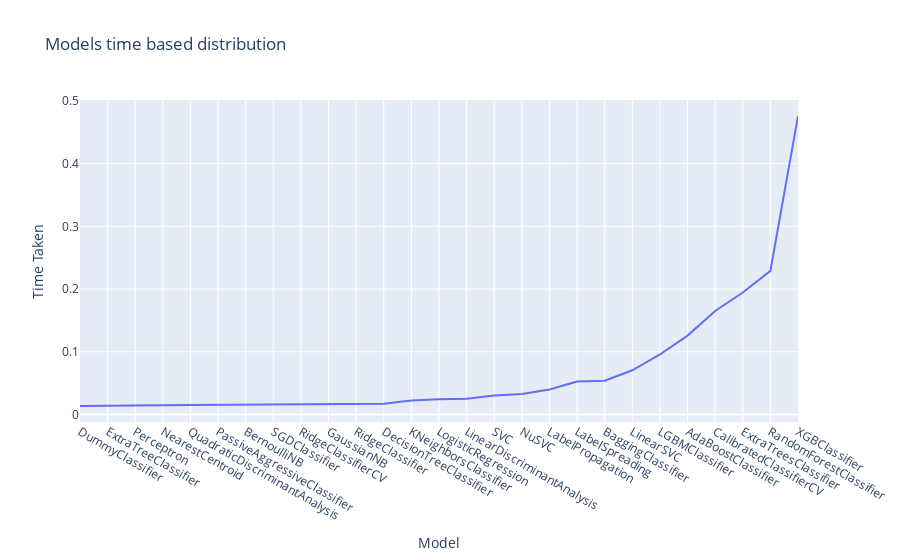

Notebook code for this chart:
### Code cell
#plotting models based on time taken
time = models.sort_values(by='Time Taken')
px.line(time, y= 'Time Taken', hover_data= ['Accuracy', "Balanced Accuracy", 'ROC AUC', 'F1 Score'] ,title = 'Models time based distribution')

### Figure 1 — Plotly figure (JSON) as saved in the notebook; plotly's stock layout.template omitted (floating-point values rounded to 4 significant figures)
{"data": [{"customdata": [[0.6234, 0.5, 0.5, 0.4788], [0.7208, 0.6907, 0.6907, 0.7167], [0.7013, 0.6512, 0.6512, 0.6867], [0.7403, 0.7337, 0.7337, 0.7425], [0.7922, 0.7617, 0.7617, 0.7875], [0.7338, 0.708, 0.708, 0.7311], [0.7078, 0.6803, 0.6803, 0.7049], [0.7013, 0.7229, 0.7229, 0.7056], [0.7987, 0.7601, 0.7601, 0.791], [0.7662, 0.7374, 0.7374, 0.7623], [0.8052, 0.7687, 0.7687, 0.7984], [0.7987, 0.7976, 0.7976, 0.8006], [0.7662, 0.7272, 0.7272, 0.7581], [0.7987, 0.7635, 0.7635, 0.7924], [0.8052, 0.7687, 0.7687, 0.7984], [0.7662, 0.7272, 0.7272, 0.7581], [0.7727, 0.7324, 0.7324, 0.7641], [0.7273, 0.7028, 0.7028, 0.7252], [0.7273, 0.7028, 0.7028, 0.7252], [0.7597, 0.7254, 0.7254, 0.7537], [0.7987, 0.7601, 0.7601, 0.791], [0.7792, 0.7649, 0.7649, 0.7792], [0.7273, 0.6994, 0.6994, 0.724], [0.7987, 0.7601, 0.7601, 0.791], [0.7662, 0.7374, 0.7374, 0.7623], [0.7597, 0.739, 0.739, 0.7584], [0.7857, 0.7701, 0.7701, 0.7853]], "hovertemplate": "Model=%{x}<br>Time Taken=%{y}<br>Accuracy=%{customdata[0]}<br>Balanced Accuracy=%{customdata[1]}<br>ROC AUC=%{customdata[2]}<br>F1 Score=%{customdata[3]}<extra></extra>", "legendgroup": "", "line": {"color": "#636efa", "dash": "solid"}, "marker": {"symbol": "circle"}, "mode": "lines", "name": "", "orientation": "v", "showlegend": false, "x": ["DummyClassifier", "ExtraTreeClassifier", "Perceptron", "NearestCentroid", "QuadraticDiscriminantAnalysis", "PassiveAggressiveClassifier", "BernoulliNB", "SGDClassifier", "RidgeClassifierCV", "GaussianNB", "RidgeClassifier", "DecisionTreeClassifier", "KNeighborsClassifier", "LogisticRegression", "LinearDiscriminantAnalysis", "SVC", "NuSVC", "LabelPropagation", "LabelSpreading", "BaggingClassifier", "LinearSVC", "LGBMClassifier", "AdaBoostClassifier", "CalibratedClassifierCV", "ExtraTreesClassifier", "RandomForestClassifier", "XGBClassifier"], "xaxis": "x", "y": [0.01361, 0.01434, 0.0146, 0.01484, 0.01495, 0.01535, 0.01546, 0.01629, 0.01662, 0.01686, 0.0169, 0.0169, 0.02203, 0.02416, 0.02505, 0.03031, 0.03264, 0.03992, 0.05242, 0.05366, 0.07046, 0.09565, 0.1257, 0.165, 0.1945, 0.229, 0.4759], "yaxis": "y", "type": "scatter"}], "layout": {"xaxis": {"anchor": "y", "domain": [0, 1], "title": {"text": "Model"}, "type": "category", "range": [0, 26], "autorange": true}, "yaxis": {"anchor": "x", "domain": [0, 1], "title": {"text": "Time Taken"}, "type": "linear", "range": [-0.01207, 0.5016], "autorange": true}, "legend": {"tracegroupgap": 0}, "title": {"text": "Models time based distribution"}, "autosize": true}}
